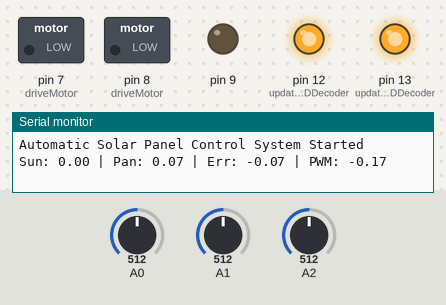
Recording of a sketch running on a simulated Arduino Uno, built with avr-gcc and run on an emulated ATmega328P. Shown: switched loads named in the sketch (green lamp = pin HIGH), output pins drawn as LEDs (lit = HIGH), the last lines printed to the serial monitor. Inputs (shaded band) come from the test bench; at power-on: A0 = 512, A1 = 512, A2 = 512.

Above: at 1.2 s.
1.3 s: A0 set to 540
At 1.8 s:
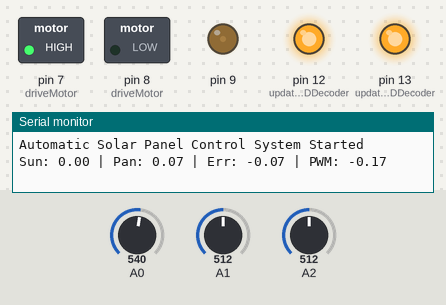
2.8 s: A1 set to 545
At 3.6 s:
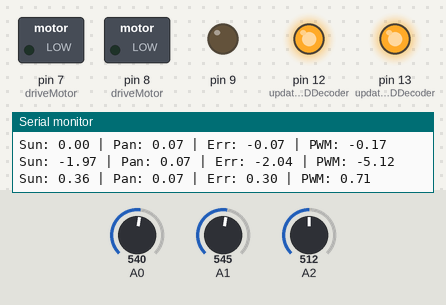
4.3 s: A2 set to 532
At 5.3 s:
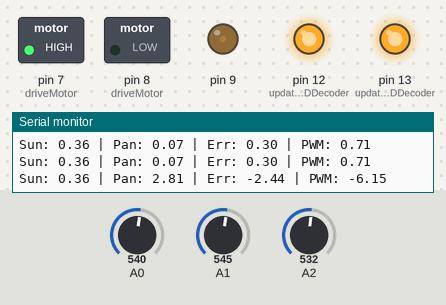
5.8 s: A1 set to 716
At 7.6 s:
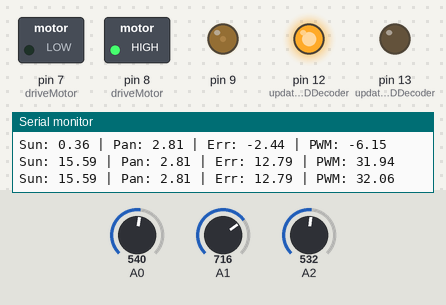
8.0 s: A2 set to 306
At 10.1 s:
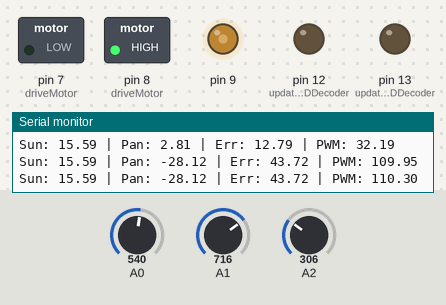
10.6 s: A0 set to 511
At 11.5 s:
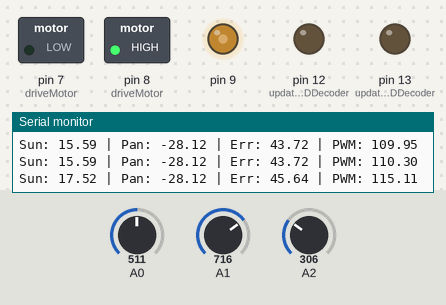
Timing chart, 0 to 13.1 s (numbered marks = the images above; inputs shaded):
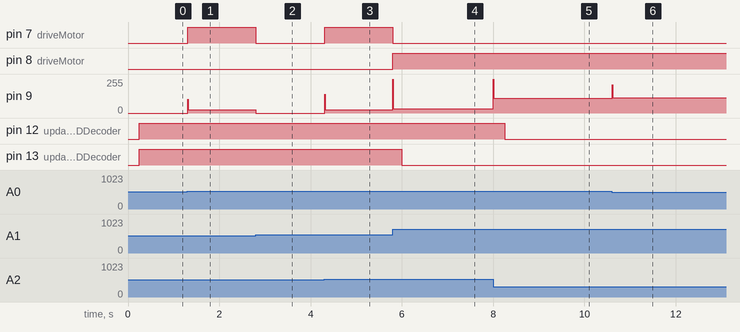

Measured:
- the behaviour switches between 522 and 523 on A0 (found by bisection; images 0 and 1)
- the behaviour switches between 529 and 530 on A1 (found by bisection; images 1 and 2)
- the behaviour switches between 520 and 521 on A2 (found by bisection; images 2 and 3)
- after the input at 1.3 s, pin 7 (driveMotor): LOW → HIGH at once; pin 9: 0/255 → 25/255 at once
- after the input at 2.8 s, pin 7 (driveMotor): HIGH → LOW at once; pin 9: 25/255 → 0/255 at once
- after the input at 4.3 s, pin 7 (driveMotor): LOW → HIGH at once; pin 9: 0/255 → 25/255 at once
- after the input at 5.8 s, pin 7 (driveMotor): HIGH → LOW at once; pin 8 (driveMotor): LOW → HIGH at once; pin 9: 25/255 → 31/255 at once, → 32/255 0.70 s later; pin 13 (updateLEDDecoder): HIGH → LOW after 0.20 s
- after the input at 8.0 s, pin 9: 32/255 → 109/255 at once, → 110/255 1.1 s later; pin 12 (updateLEDDecoder): HIGH → LOW after 0.25 s
- after the input at 10.6 s, pin 9: 110/255 → 115/255 at once

The sketch:

Task1.ino
```cpp
#include <Arduino.h>
#include <avr/io.h>
#include <math.h>

constexpr float KP = 2.5f;
constexpr float KI = 0.01f;
constexpr float KD = 0.5f;
constexpr float DT = 0.01f;

constexpr unsigned long LDR_INTERVAL_MS   = 50;
constexpr unsigned long PID_INTERVAL_MS   = 10;
constexpr unsigned long LED_INTERVAL_MS   = 250;
constexpr unsigned long PRINT_INTERVAL_MS = 1000;

constexpr float MAX_ANGLE = 70.0f;
constexpr float PULLDOWN_RESISTOR = 10000.0f;

struct PIDController {
  float error = 0.0f;
  float integral = 0.0f;
  float previousError = 0.0f;
  float output = 0.0f;
} pid;

float targetAngle = 0.0f;
float currentAngle = 0.0f;

unsigned long prevLDRMillis   = 0;
unsigned long prevPIDMillis   = 0;
unsigned long prevLEDMillis   = 0;
unsigned long prevPrintMillis = 0;

uint16_t readADC(uint8_t channel);
float mapFloat(float x, float in_min, float in_max, float out_min, float out_max);
void setupHardware();
void driveMotor(float output);
void updateLDRAngle();
void runPID();
void updateLEDDecoder();
void printData();

void setup() {
  Serial.begin(9600);
  setupHardware();
  Serial.println("Automatic Solar Panel Control System Started");
}

void loop() {
  unsigned long currentMillis = millis();

  if (currentMillis - prevLDRMillis >= LDR_INTERVAL_MS) {
    prevLDRMillis = currentMillis;
    updateLDRAngle();
  }

  if (currentMillis - prevPIDMillis >= PID_INTERVAL_MS) {
    prevPIDMillis = currentMillis;
    runPID();
  }

  if (currentMillis - prevLEDMillis >= LED_INTERVAL_MS) {
    prevLEDMillis = currentMillis;
    updateLEDDecoder();
  }

  if (currentMillis - prevPrintMillis >= PRINT_INTERVAL_MS) {
    prevPrintMillis = currentMillis;
    printData();
  }
}

void setupHardware() {
  DDRB |= (1 << DDB1) | (1 << DDB0);
  DDRD |= (1 << DDD7);


  DDRB |= (1 << DDB5) | (1 << DDB4);

  PORTB &= ~((1 << PORTB5) | (1 << PORTB4) | (1 << PORTB0));
  PORTD &= ~(1 << PORTD7);

  ADMUX = (1 << REFS0);
  ADCSRA = (1 << ADEN) | (1 << ADPS2) | (1 << ADPS1) | (1 << ADPS0);

  TCCR1A = (1 << COM1A1) | (1 << WGM10);
  TCCR1B = (1 << WGM12) | (1 << CS11);
  OCR1A = 0; // Start with 0 speed
}

uint16_t readADC(uint8_t channel) {
  ADMUX = (1 << REFS0) | (channel & 0x07);
  ADCSRA |= (1 << ADSC);
  while (ADCSRA & (1 << ADSC));
  return ADC;
}

float mapFloat(float x, float in_min, float in_max, float out_min, float out_max) {
  return (x - in_min) * (out_max - out_min) / (in_max - in_min) + out_min;
}

void updateLDRAngle() {
  int rawLDR1 = constrain(readADC(0), 1, 1022);
  int rawLDR2 = constrain(readADC(1), 1, 1022);

  float R1 = PULLDOWN_RESISTOR * ((1023.0f / (float)rawLDR1) - 1.0f);
  float R2 = PULLDOWN_RESISTOR * ((1023.0f / (float)rawLDR2) - 1.0f);

  float R_sum_scaled = (R1 + R2) * 10000.0f;
  float numerator = 70.0f * (R1 - R2) * 10000.0f;
  float denominator = (2.0f * R1 * R2) + R_sum_scaled;

  if (denominator != 0.0f) {
    targetAngle = constrain((numerator / denominator), -MAX_ANGLE, MAX_ANGLE);
  }
}

void runPID() {
  int rawAngle = readADC(2);
  currentAngle = mapFloat((float)rawAngle, 0.0f, 1023.0f, -MAX_ANGLE, MAX_ANGLE);

  pid.error = targetAngle - currentAngle;

  float P = KP * pid.error;

  pid.integral += pid.error * DT;
  pid.integral = constrain(pid.integral, -100.0f, 100.0f);
  float I = KI * pid.integral;

  float derivative = (pid.error - pid.previousError) / DT;
  float D = KD * derivative;

  pid.output = constrain((P + I + D), -255.0f, 255.0f);
  pid.previousError = pid.error;

  driveMotor(pid.output);
}

void driveMotor(float output) {
  if (abs(pid.error) < 0.8f) {
    OCR1A = 0;
    PORTB &= ~(1 << PORTB0);
    PORTD &= ~(1 << PORTD7);
    return;
  }

  int pwmValue = constrain(abs((int)output), 25, 255);

  if (output > 0) {

    PORTB |= (1 << PORTB0);
    PORTD &= ~(1 << PORTD7);
    OCR1A = pwmValue;
  } else {
    PORTB &= ~(1 << PORTB0);
    PORTD |= (1 << PORTD7);
    OCR1A = pwmValue;
  }
}

void updateLEDDecoder() {
  float absError = abs(pid.error);
  bool A = false;
  bool B = false;

  if (absError < 5.0f)      { A = true;  B = true;  }
  else if (absError < 10.0f){ A = true;  B = false; }
  else if (absError < 15.0f){ A = false; B = true;  }

  PORTB &= ~((1 << PORTB5) | (1 << PORTB4));

  if (A) PORTB |= (1 << PORTB5);
  if (B) PORTB |= (1 << PORTB4);
}

void printData() {
  Serial.print("Sun: ");   Serial.print(targetAngle, 2);
  Serial.print(" | Pan: "); Serial.print(currentAngle, 2);
  Serial.print(" | Err: "); Serial.print(pid.error, 2);
  Serial.print(" | PWM: "); Serial.println(pid.output, 2);
}
```
